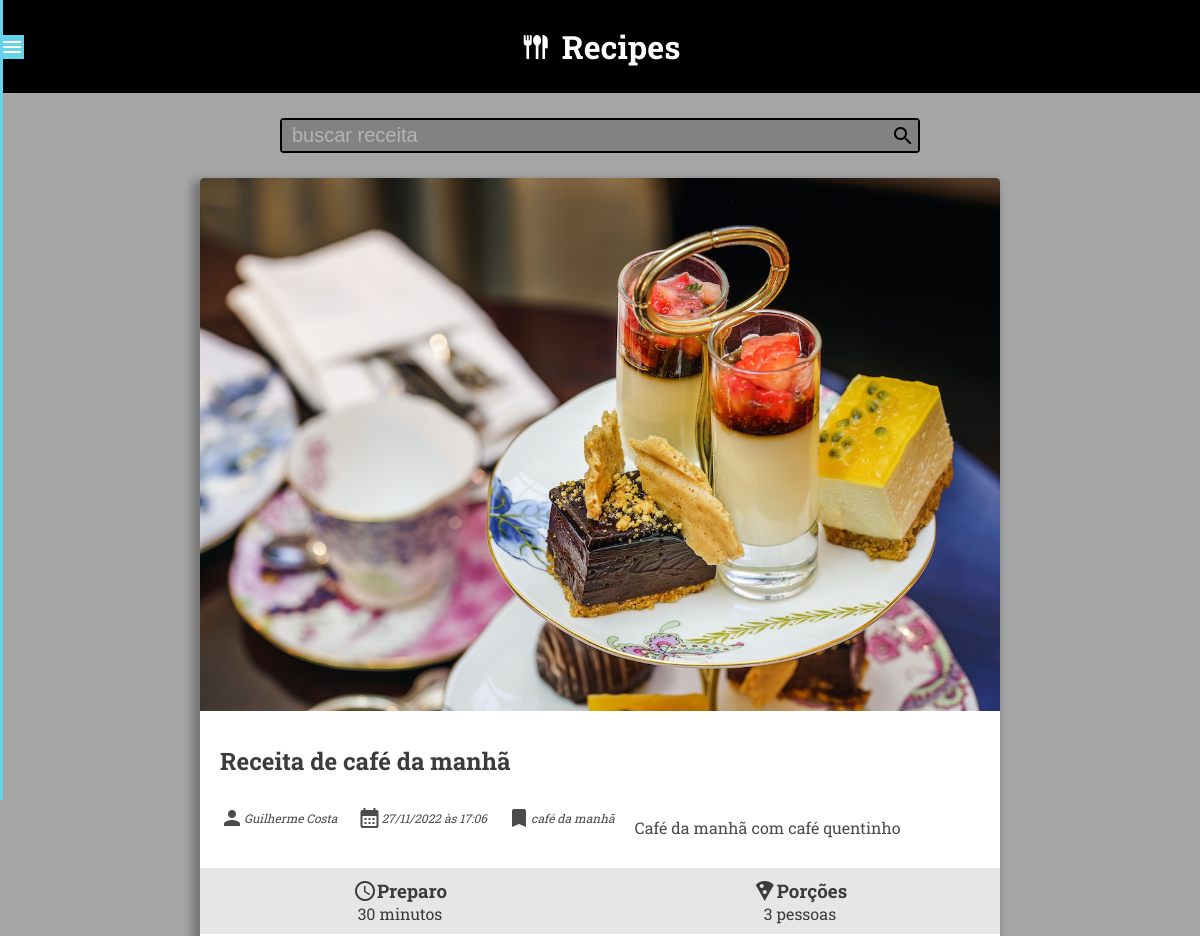
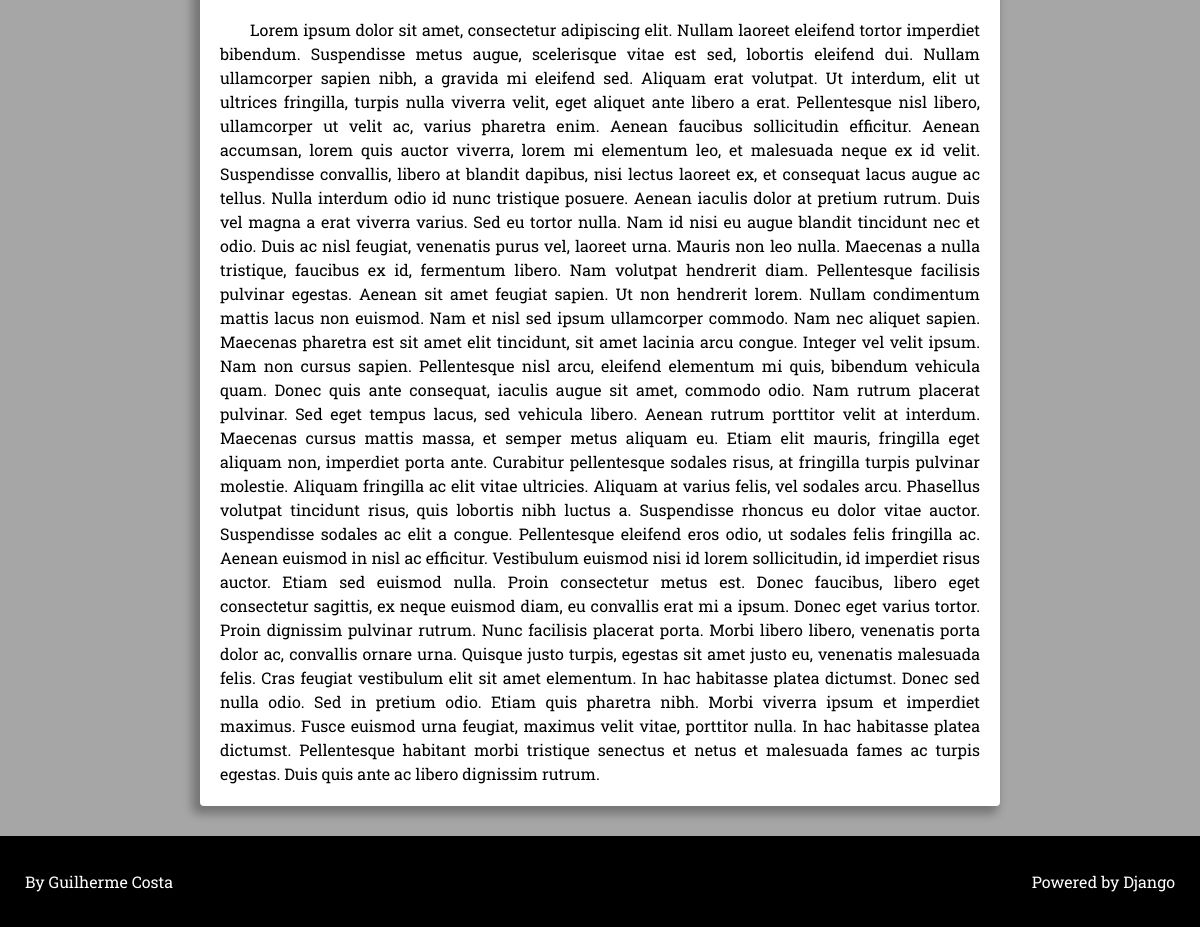
Screenshot of /recipe/6/ with the database file from the repository (2 pictures, top to bottom).
### recipes/models.py (models this page shows, shortened)
class Recipe(models.Model):
    title = models.CharField(max_length=65)
    description = models.CharField(max_length=165)
    slug = models.SlugField()
    preparation_time = models.IntegerField()
    preparation_time_unit = models.CharField(max_length=165)
    servings = models.IntegerField()
    servings_unit = models.CharField(max_length=65)
    preparation_steps = models.TextField()
    preparation_steps_is_html = models.BooleanField(default=False)
    created_at = models.DateTimeField(auto_now_add=True)
    updated_at = models.DateTimeField(auto_now=True)
    is_published = models.BooleanField(default=False)
    cover = models.ImageField(upload_to='recipes/covers/%Y/%m/%d/',
                              blank=True,
                              default='',
                              )
    category = models.ForeignKey(Category,
                                 on_delete=models.SET_NULL,
                                 null=True,
                                 )
    author = models.ForeignKey(User,
                               on_delete=models.SET_NULL,
                               null=True,
                               )

class Category(models.Model):
    name = models.CharField(max_length=65,
                            verbose_name='Nome',
                            )

### recipes/views.py (the view)
# urls.py: path('recipe/<int:id>/', views.recipe, name='recipe'),
def recipe(request, id) -> render:
    recipe: object = Recipe.objects.filter(pk=id).order_by('-id')
    return render(request, 'recipes/pages/recipe-view.html', context={
        'recipe_details': True,
        'recipe_description': True,
        'recipe': recipe.first(),
    })

### recipes/templates/recipes/pages/recipe-view.html (shortened to what this page needs)
{% extends 'global/base.html' %}
{% block content %}
<div class="main-content main-content-list">
    {% include "recipes/partials/individual-recipe-view.html" %}
</div>
{% endblock content %}

### base_templates/global/base.html (shortened to what this page needs)
{% load static %}
<!DOCTYPE html>
<html lang="pt-BR">
    <head>
        {% include "recipes/partials/head.html" %}
    </head>
    <body>
        {% include "recipes/partials/nav.html" %}
        {% include "recipes/partials/header.html" %}
        {% include "recipes/partials/search.html" %}
        <main class="main-content-container">
            {% block content %}{% endblock content %}
        </main>
        {% include "recipes/partials/footer.html" %}
    </body>
</html>

### recipes/templates/recipes/partials/head.html (shortened to what this page needs)
{% load static %}
<link rel="stylesheet" href="{% static "recipes/css/style.css" %}">

### recipes/templates/recipes/partials/nav.html (shortened to what this page needs)
<nav class="nav-container">
    <div class="container-menu-mobile">
        <span class="material-icons flex-center menu">menu</span>
    </div>
    <div class="container-options-menu">
    </div>
</nav>

### recipes/templates/recipes/partials/header.html
<header>
    <a href="{% url 'recipes:home' %}">
        <div class="container-header flex-center">
            <span class="material-icons icon-header">flatware</span>
            <h1 class="title-header">Recipes</h1>
        </div>
    </a>
</header>

### recipes/templates/recipes/partials/search.html
<section class="search-container">
    <div class="div-space">
        <div class="box-search">
            <input type="search" name="search" id="search" class="input-search" placeholder="buscar receita">
            <button type="submit" class="button-search">
                <span class="material-icons icon-search">search</span>
            </button>
        </div>
    </div>
</section>

### recipes/templates/recipes/partials/individual-recipe-view.html
<div class="card-container card-container-view">
    {% include 'recipes/partials/_details-recipe.html' %}
</div>

### recipes/templates/recipes/partials/_details-recipe.html (shortened to what this page needs)
{% if recipe.cover %}
    <a href="{% url 'recipes:recipe' recipe.id %}">
        <img class="card-image" src="{{ recipe.cover.url }}" alt="temp image">
    </a>
{% endif %}
<section class="box-card-info">
    <a href="{% url 'recipes:recipe' recipe.id %}">
        <h2 class="card-title">{{ recipe.title }}</h2>
    </a>
    <div class="card-details">
        <div>
            <span class="material-icons card-user-icon">person</span>
            {% if recipe.author.first_name %}
                <span class="card-username">{{ recipe.author.first_name }} {{recipe.author.last_name}}</span>
            {% else %}
                <span class="card-username">{{ recipe.author.username }}</span>
            {% endif %}
        </div>
        <div>
            <span class="material-icons card-calendar-icon">&#xebcc</span>
            <span class="card-date">{{ recipe.created_at|date:"d/m/Y" }} às {{ recipe.created_at|date:"H:i" }}</span>
        </div>
        <div>
            <span class="material-icons">bookmark</span>
            <span class="card-group">{{ recipe.category.name }}</span>
        </div>
        <div class="prev-text-card">
            <p>{{ recipe.description }}</p>
        </div>
    </div>
</section>
<section class="box-card-preparation">
    <div class="card-time-preparation">
        <h3><span class="material-icons">&#xe8b5</span>Preparo</h3>
        <p>{{ recipe.preparation_time }} {{ recipe.preparation_time_unit }}</p>
    </div>
    <div class="card-portion">
        <h3><span class="material-icons">&#xe552</span>Porções</h3>
        <p>{{ recipe.servings }} {{ recipe.servings_unit }}</p>
    </div>
</section>
{% if recipe_description %}
    <div class="card-preparation-steps">
        {{ recipe.preparation_steps }}
    </div>
{% endif %}

### recipes/templates/recipes/partials/footer.html
<footer class="footer">
    <a href="/">
        <p>By Guilherme Costa</p>
    </a>
    <a href="/">
        <p>Powered by Django</p>
    </a>
</footer>

### recipes/static/recipes/css/style.css (style rules this page uses)
:root { --default-font: 'Roboto Slab', serif; --bg-header-footer: black; --text-header-footer: white; --bg-menu: #65D4EB; --bg-content: #A6A6A6; --bg-input-search: #828282; --bg-card-details: #E6E6E6; --text-white: white; --text-card: #3b3b3b; --text-card-details: #4b4b4b; }
* { margin: 0; padding: 0; box-sizing: border-box; }
body { font-family: var(--default-font); background-color: var(--bg-content); }
.nav-container { width: 3px; height: 100vh; background-color: var(--bg-menu); position: fixed; transition: all 300ms ease-in-out; overflow: hidden; }
.container-menu-mobile { color: white; position: fixed; top: 35px; left: 0; background-color: var(--bg-menu); cursor: pointer; transition: all 300ms ease-in-out; }
.container-options-menu { padding: 20px 15px; }
header { background-color: black; }
header > a { text-decoration: none; color: var(--text-header-footer); }
.container-header { padding: 25px 0; width: fit-content; }
.icon-header { font-size: 32px; }
.container-header h1 { display: inline-block; margin-left: 10px; }
.flex-center { margin: 0 auto; display: flex; flex-flow: row wrap; justify-content: center; align-items: center; }
.search-container { margin: 25px 0; }
.box-search { width: 100%; margin: 0 auto; max-width: 640px; position: relative; border: 2px solid black; border-radius: 4px; background-color: var(--bg-input-search); transition: all 200ms ease-in-out; }
.div-space { padding: 0 10px; }
.input-search { width: 100%; height: 31px; outline: none; padding: 0 30px 0 10px; color: var(--text-white); font-size: 20px; background-color: var(--bg-input-search); border: none; }
.input-search::placeholder { color: var(--text-white); opacity: 0.4; }
.button-search { position: absolute; top: 4px; right: 3px; cursor: pointer; background-color: var(--bg-input-search); border: none; }
.icon-search { background-color: var(--bg-input-search); }
.main-content-container { width: 100%; max-width: 1600px; margin: 0 auto; padding: 0 2%; }
.main-content { padding: 0 2%; display: flex; flex-flow: row wrap; justify-content: center; align-items: center; gap: 20px; }
.card-container { width: 100%; max-width: 400px; background-color: white; box-shadow: -5px 5px 10px 3px rgba(0, 0, 0, 0.295); border-radius: 4px; overflow: hidden; transition: all 300ms ease; }
.card-container-view { max-width: 800px; }
.card-preparation-steps { padding: 20px; line-height: 1.5; text-align: justify; text-indent: 30px; }
.card-image { width: 100%; }
.box-card-info { padding: 30px 20px; }
.box-card-info a { text-decoration: none; font-style: normal; color: var(--text-card); }
.card-title { padding-bottom: 20px; }
.card-details { font-size: 12px; font-style: italic; color: var(--text-card-details); display: flex; justify-content: flex-start; align-items: center; flex-flow: wrap; }
.card-details > .prev-text-card { margin-top: 20px; font-size: 16px; font-style: normal; }
.card-details > div { display: flex; align-items: center; margin-right: 20px; }
.card-group { cursor: pointer; }
.box-card-preparation { display: flex; justify-content: space-around; align-items: center; flex-wrap: wrap; background-color: var(--bg-card-details); padding: 10px 0; }
.box-card-preparation div { text-align: center; color: var(--text-card); }
.box-card-preparation h3 { display: flex; align-items: center; }
.footer { background-color: black; margin-top: 30px; padding: 35px 25px; display: flex; justify-content: space-between; flex-wrap: wrap; }
.footer a { text-decoration: none; color: var(--text-white); }

### rows the page displays
Recipe: cover (picture), title "Receita de café da manhã", author.first_name "Guilherme", author.last_name "Costa", created_at "27/11/2022", created_at "17:06", category.name "café da manhã", description "Café da manhã com café quentinho", preparation_time "30", preparation_time_unit "minutos", servings "3", servings_unit "pessoas", preparation_steps "Lorem ipsum dolor sit amet, consectetur adipiscing elit. Nullam laoreet eleifend tortor imperdiet bibendum. Suspendisse metus augue, scelerisque vitae est sed, lobortis eleifend dui. Nullam ullamcorper sapien nibh, a gravida mi eleifend sed. Aliquam erat volutpat. Ut interdum, elit ut ultrices fringilla, turpis nulla viverra velit, eget aliquet ante libero a erat. Pellentesque nisl libero, ullamcorper ut velit ac, varius pharetra enim. Aenean faucibus sollicitudin efficitur. Aenean accumsan, lorem quis auctor viverra, lorem mi elementum leo, et malesuada neque ex id velit. Suspendisse convallis, libero at blandit dapibus, nisi lectus laoreet ex, et consequat lacus augue ac tellus. Nulla…"
